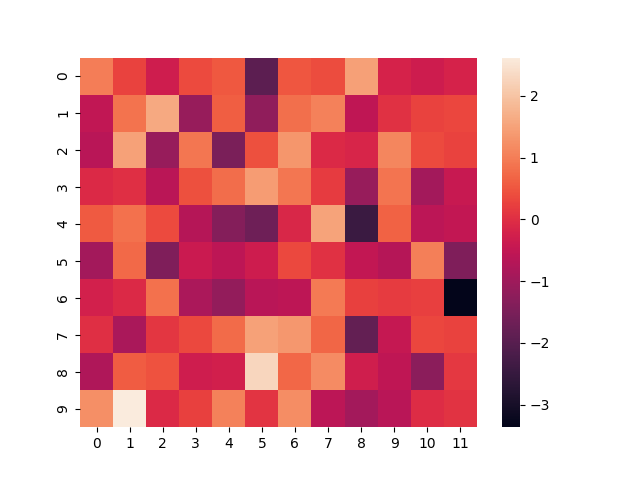

Source code (Python):
from PySide6.QtWidgets import QLabel, QWidget
from PySide6.QtGui import QPixmap, QImage

import os
import seaborn as sns


class Heatmap(QWidget):
    def __init__(self, data, index):
        QWidget.__init__(self)
        self.path = './heatmaps/'
        self.filename = f"heatmap-{index}.png"
        if not os.path.exists(self.path):
            os.makedirs(self.path)
        self.full_path = os.path.join(self.path, self.filename)

        # Create the heatmap
        ax = sns.heatmap(data)
        fig = ax.get_figure()
        fig.savefig(self.full_path)

    def get_pixmap(self):
        im = QImage(self.full_path)
        return QPixmap(im)
